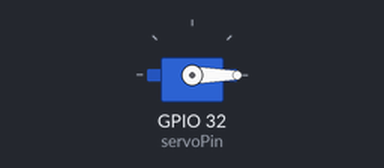
Simulated run of this program. Board: ESP32 board running MicroPython. Parts: servo. Servo angles are drawn from the pulse width (0.5 ms = 0°, 2.5 ms = 180°). At 19.0 s the program stops and its outputs stay as they are.

Above: at 0.1 s.
At 4.6 s:
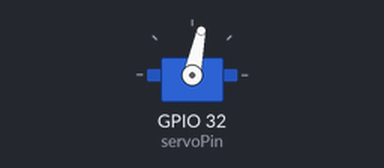
At 9.1 s:
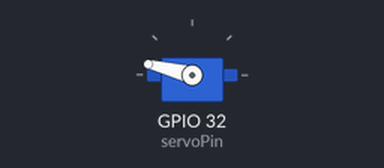
At 16.6 s:
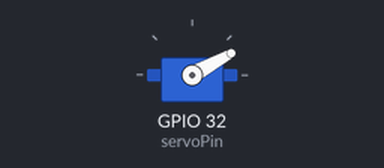
Timing chart, 0 to 19.5 s (numbered marks = the images above):
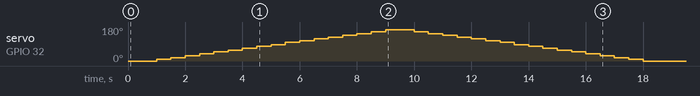

Measured:
- by itself, servo on GPIO 32 (servoPin): rises from 0° to 166° in 8.0 s, then falls to 0° in 9.0 s

The program:

motor_sg90.py
```python
import machine
import time

# GPIO PWM utilizzato per il segnale
servoPin = machine.Pin(32, machine.Pin.OUT)

# creazione di un oggetto per pilotare il PWM
pwm = machine.PWM(servoPin)

# impulso ogni 20ms
pwm.freq(50)

# imposta il duty cycle a 0
pwm.duty(0)

# funzione per convertire da 0 a 180 gradi in 20 a 120 PWM
def map(x, in_min, in_max, out_min, out_max):
    return int((x - in_min) * (out_max - out_min) / (in_max - in_min) + out_min)

# Creates another function for turning
# the servo according to input angle
def servo(pin, angle):
    pin.duty(map(angle, 0, 180, 20, 120))

servo(pwm, 0) # ruota il motore di 0 gradi
servo(pwm, 90) # ruota il motore di 90 gradi
servo(pwm, 180) # ruota il motore di 180 gradi

# ruota il motore da 0 a 180 gradi di 10 gradi alla volta
for i in range(0, 181, 10):
    servo(pwm, i)
    time.sleep(0.5)

# ruota il motore da 180 a 0 gradi di 10 gradi alla volta
for i in range(180, -1, -10):
    servo(pwm, i)
    time.sleep(0.5)
```
